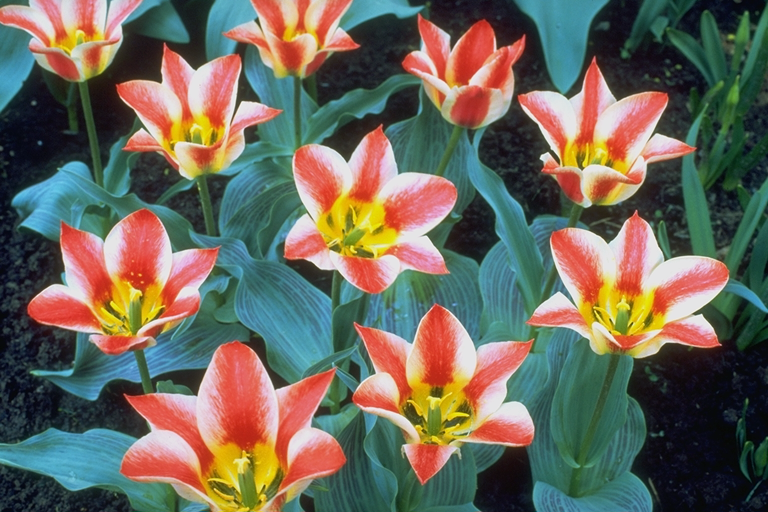
//> input picture proj2/output/decoded_image.ppm, 768 x 512 px
$ ./demo   (built with g++ and OpenCV 4)
//> lines starting //> are read from the running program, lines starting //| are printed output that depends on the picture
### proj2/bitStream.h
#ifndef BITSTREAM_H
#define BITSTREAM_H

#include <iostream>
#include <fstream>
#include <string>
#include <cstdint>

class bitStream {
private:
    char buffer = 0x00;
    int bufSize = 0;
    char rBuffer = 0x00;
    int rBufSize = 0;
    int currentByte = 0;

public:
    std::fstream fs;

    bitStream();
    ~bitStream();

    void openFile(const std::string &filename, std::ios::openmode mode);
    void writeBit(int bit);
    void flushBuffer();
    int readBit();
    void writeBits(uint64_t value, int n);
    uint64_t readBits(int n);
    void writeString(const std::string &s);
    std::string readString(int length);
};

#endif

### proj2/util/bitStream.h
#ifndef BITSTREAM_H
#define BITSTREAM_H

#include <iostream>
#include <fstream>
#include <string>
#include <cstdint>

class bitStream {
private:
    char buffer = 0x00;
    int bufSize = 0;
    char rBuffer = 0x00;
    int rBufSize = 0;
    int currentByte = 0;

public:
    std::fstream fs;

    bitStream();
    ~bitStream();

    void openFile(const std::string &filename, std::ios::openmode mode);
    bool isEndOfFile();
    void writeBit(int bit);
    void flushBuffer();
    int readBit();
    void writeBits(uint64_t value, int n);
    uint64_t readBits(int n);
    void writeString(const std::string &s);
    std::string readString(int length);
};

#endif

### proj2/util/golomb.h
#ifndef GOLOMB_H
#define GOLOMB_H

#include "bitStream.h"

class golomb {
private:
    int m;                // Golomb parameter
    bool useInterleaving; // Encoding mode: true for interleaving, false for sign/magnitude

    // Zigzag mapping: Converts signed integers to non-negative integers
    int zigzagEncode(int x);

    // Reverse zigzag mapping
    int zigzagDecode(int z);

public:
    golomb(int m, bool useInterleaving = true);

    void encode(int x, bitStream &bs);
    int decode(bitStream &bs);

    void setM(int newM);
};

#endif // GOLOMB_H

### proj2/image/imageCoder.h
#ifndef IMAGECODER_H
#define IMAGECODER_H

#include <opencv2/opencv.hpp>
#include <vector>
#include <string>
#include "../util/predictors.cpp"
#include "../util/golomb.h"
#include "../util/bitStream.h"

using namespace std;
using namespace cv;

class ImageCoder {
private:
    Predictors predictors;
    int mapToNonNegative(int n);
    int mapToSigned(int n);

public:
    int m;

    vector<vector<int>> calculateResiduals(const Mat& image, Predictors::Standards standard);

    void encodeWithGolomb(const vector<vector<int>>& residuals, const string& filename);

    vector<vector<int>> decodeWithGolomb(const string& filename);

    Mat reconstructImage(const vector<vector<int>>& residuals, Predictors::Standards standard);
};

#endif

### proj2/util/bitStream.cpp
#include "bitStream.h"
#include <stdexcept>
#include <bitset>

bitStream::bitStream() {}

bitStream::~bitStream() {
    if (fs.is_open()) {
        fs.close();
    }
}

void bitStream::openFile(const std::string &filename, std::ios::openmode mode) {
    fs.open(filename, mode);
    if (!fs.is_open()) {
        throw std::runtime_error("Failed to open file: " + filename);
    }
}

bool bitStream::isEndOfFile() {
    return fs.eof();
}

void bitStream::writeBit(int bit) {
    buffer = buffer | (bit << (7 - (bufSize % 8)));
    bufSize++;
    if (bufSize == 8) {
        fs.put(buffer);
        buffer = 0x00;
        bufSize = 0;
    }
}

void bitStream::flushBuffer() {
    if (bufSize > 0) {
        fs.put(buffer);
        buffer = 0x00;
        bufSize = 0;
    }
}

int bitStream::readBit() {
    if (rBufSize == 0) {
        fs.clear();
        fs.seekg(currentByte);
        fs.get(rBuffer);
        rBufSize = 8;
    }
    int bit = (rBuffer >> (rBufSize - 1)) & 1;
    rBufSize--;
    if (rBufSize == 0) {
        currentByte++;
    }
    return bit;
}

void bitStream::writeBits(uint64_t value, int n) {
    if (n <= 0 || n > 64) {
        throw std::invalid_argument("N must be between 0 and 64");
    }
    for (int i = n - 1; i >= 0; i--) {
        writeBit((value >> i) & 1);
    }
}

uint64_t bitStream::readBits(int n) {
    if (n <= 0 || n > 64) {
        throw std::invalid_argument("N must be between 0 and 64");
    }
    uint64_t value = 0;
    for (int i = 0; i < n; i++) {
        value = (value << 1) | readBit();
        if (rBufSize == 0 && fs.peek() != EOF) {
            fs.get(rBuffer);
            rBufSize = 8;
        }
    }
    return value;
}

// [14 lines left out: functions writeString, readString, not called in this run]

### proj2/util/golomb.cpp
#include "golomb.h"
#include <cmath>

golomb::golomb(int m, bool useInterleaving) : m(m), useInterleaving(useInterleaving) {}

int golomb::zigzagEncode(int x) {
    return x >= 0 ? 2 * x : -2 * x - 1;
}

int golomb::zigzagDecode(int z) {
    return (z % 2 == 0) ? (z / 2) : -((z + 1) / 2);
}

void golomb::encode(int x, bitStream &bs) {
    int mappedValue;
    if (useInterleaving) {
        mappedValue = zigzagEncode(x);
    } else {
        mappedValue = x >= 0 ? x : -x;
        bs.writeBit(x < 0);
    }

    int quotient = mappedValue / m;
    int remainder = mappedValue % m;

    for (int i = 0; i < quotient; ++i) {
        bs.writeBit(1);
    }
    bs.writeBit(0);

    int b = floor(log2(m));
    int cutoff = (1 << (b + 1)) - m;

    if (cutoff == 1) {
        bs.writeBits(remainder, b);
    } else {
        if (remainder < cutoff) {
            bs.writeBits(remainder, b);
        } else {
            bs.writeBits(remainder + cutoff, b + 1);
        }
    }
}

int golomb::decode(bitStream &bs) {
    int quotient = 0;
    int remainder = 0;
    int b = floor(log2(m));
    int cutoff = (1 << (b + 1)) - m;
    int sign;
    if(!useInterleaving){
        sign = bs.readBit();
    }

    while (bs.readBit() == 1) {
        quotient++;
    }

    int valueBeforeZigzag;
    if (cutoff == 1) {
        valueBeforeZigzag = bs.readBits(b);
    } else {
        remainder = bs.readBits(b);
        if (remainder < cutoff) {
            valueBeforeZigzag = remainder;
        } else {
            int remainder2 = bs.readBits(1);
            valueBeforeZigzag = remainder * 2 + remainder2 - cutoff;
        }
    }
    int decodedValue;
    if (useInterleaving) {
        valueBeforeZigzag = (valueBeforeZigzag + quotient * m);
        decodedValue = zigzagDecode(valueBeforeZigzag);
    } else {
        decodedValue = valueBeforeZigzag + quotient * m ;
        if(sign){
            decodedValue = -decodedValue;
        }
    }

    return decodedValue;
}

void golomb::setM(int newM) {
    m = newM;
}

### proj2/image/imageCoder.cpp
#include "imageCoder.h"
#include <cmath>
#include <algorithm>

int ImageCoder::mapToNonNegative(int n) {
    return (n >= 0) ? 2 * n : (-2 * n - 1);
}

int ImageCoder::mapToSigned(int n) {
    return (n % 2 == 0) ? (n / 2) : (-(n + 1) / 2);
}

vector<vector<int>> ImageCoder::calculateResiduals(const Mat& image, Predictors::Standards standard) {
    vector<vector<int>> residuals(image.channels());
    int rows = image.rows;
    int cols = image.cols;

    residuals[0].push_back(rows);
    residuals[0].push_back(cols);

    for (int c = 0; c < image.channels(); ++c) {
        residuals[c].reserve(rows * cols + 2);
        if (c > 0) {
            residuals[c].push_back(rows);
            residuals[c].push_back(cols);
        }

        for (int i = 0; i < rows; ++i) {
            for (int j = 0; j < cols; ++j) {
                uchar actual = image.at<Vec3b>(i, j)[c];
                int left = (j > 0) ? image.at<Vec3b>(i, j - 1)[c] : 0;
                int above = (i > 0) ? image.at<Vec3b>(i - 1, j)[c] : 0;
                int diag = (i > 0 && j > 0) ? image.at<Vec3b>(i - 1, j - 1)[c] : 0;

                int predicted = predictors.predictors(standard, left, above, diag);
                int residual = static_cast<int>(actual) - predicted;
                residuals[c].push_back(mapToNonNegative(residual));
            }
        }
    }
    return residuals;
}

void ImageCoder::encodeWithGolomb(const vector<vector<int>>& residuals, const string& filename) {
    bitStream bs;
    bs.openFile(filename, ios::out | ios::binary);

    int numChannels = residuals.size();
    bs.writeBits(numChannels, 8);

    for (const auto& channelResiduals : residuals) {
        bs.writeBits(channelResiduals[0], 16);
        bs.writeBits(channelResiduals[1], 16);

        double mean = 0.0;
        for (size_t i = 2; i < channelResiduals.size(); ++i) {
            mean += channelResiduals[i];
        }
        mean /= (channelResiduals.size() - 2);

        m = max(1, (int)round(-1 / log2(mean / (mean + 1))));
        m = 1 << (int)ceil(log2(m));

        bs.writeBits(m, 16);

        golomb golombCoder(m);
        for (size_t i = 2; i < channelResiduals.size(); ++i) {
            golombCoder.encode(channelResiduals[i], bs);
        }
    }

    bs.flushBuffer();
}

vector<vector<int>> ImageCoder::decodeWithGolomb(const string& filename) {
    bitStream bs;
    bs.openFile(filename, ios::in | ios::binary);

    int numChannels = bs.readBits(8);
    vector<vector<int>> residuals(numChannels);

    for (int c = 0; c < numChannels; ++c) {
        int rows = bs.readBits(16);
        int cols = bs.readBits(16);

        m = bs.readBits(16);
        golomb golombCoder(m);

        vector<int> channelResiduals;
        channelResiduals.push_back(rows);
        channelResiduals.push_back(cols);
        channelResiduals.reserve(rows * cols + 2);

        for (int i = 0; i < rows * cols; ++i) {
            int encoded = golombCoder.decode(bs);
            channelResiduals.push_back(mapToSigned(encoded));
        }
        residuals[c] = move(channelResiduals);
    }

    return residuals;
}

Mat ImageCoder::reconstructImage(const vector<vector<int>>& residuals, Predictors::Standards standard) {
    int rows = residuals[0][0];
    int cols = residuals[0][1];
    int channels = residuals.size();

    Mat reconstructed = Mat::zeros(rows, cols, CV_8UC3);

    for (int c = 0; c < channels; ++c) {
        int idx = 2;
        for (int i = 0; i < rows; ++i) {
            for (int j = 0; j < cols; ++j) {
                int left = (j > 0) ? reconstructed.at<Vec3b>(i, j - 1)[c] : 0;
                int above = (i > 0) ? reconstructed.at<Vec3b>(i - 1, j)[c] : 0;
                int diag = (i > 0 && j > 0) ? reconstructed.at<Vec3b>(i - 1, j - 1)[c] : 0;

                int predicted = predictors.predictors(standard, left, above, diag);
                int pixel = predicted + residuals[c][idx++];
                pixel = ((pixel % 256) + 256) % 256;
                reconstructed.at<Vec3b>(i, j)[c] = static_cast<uchar>(pixel);
            }
        }
    }
    return reconstructed;
}

// [55 lines of commented-out code are left out]

### proj2/tests/CompressionVerifier.cpp
#include <opencv2/opencv.hpp>
#include <iostream>
#include <fstream>
#include <vector>
#include <iomanip>
#include <cmath>
#include "../util/bitStream.h"

using namespace std;
using namespace cv;

class CompressionVerifier {
public:
    struct VerificationResults {
        bool isLossless;
        int totalPixels;
        int mismatchedPixels;
        double psnr;
        vector<int> channelDifferences;
        double compressionRatio;
    };

    VerificationResults verifyCompression(const Mat& original, const Mat& reconstructed, const string& encodedFile) {
        VerificationResults results;
        results.isLossless = true;
        results.totalPixels = original.rows * original.cols * original.channels();
        results.mismatchedPixels = 0;
        results.channelDifferences.resize(original.channels(), 0);

        // Calculate MSE for PSNR
        double mse = 0.0;

        for (int i = 0; i < original.rows; i++) {
            for (int j = 0; j < original.cols; j++) {
                for (int c = 0; c < original.channels(); c++) {
                    int originalVal = original.at<Vec3b>(i, j)[c];
                    int reconstructedVal = reconstructed.at<Vec3b>(i, j)[c];

                    if (originalVal != reconstructedVal) {
                        results.isLossless = false;
                        results.mismatchedPixels++;
                        results.channelDifferences[c]++;

                        double diff = originalVal - reconstructedVal;
                        mse += diff * diff;
                    }
                }
            }
        }

        // Calculate PSNR
        mse /= results.totalPixels;
        results.psnr = (mse > 0) ? 20 * log10(255.0 / sqrt(mse)) : INFINITY;

        // Calculate compression ratio
        ifstream encodedStream(encodedFile, ios::binary | ios::ate);
        double compressedSize = encodedStream.tellg();
        double originalSize = results.totalPixels;
        results.compressionRatio = originalSize / compressedSize;

        return results;
    }

    void printResults(const VerificationResults& results) {
        cout << "\n=== Compression Verification Results ===\n";
        cout << "Lossless: " << (results.isLossless ? "Yes" : "No") << "\n";
        cout << fixed << setprecision(2);

        if (!results.isLossless) {
            cout << "Total pixels: " << results.totalPixels << "\n";
            cout << "Mismatched pixels: " << results.mismatchedPixels << " ("
                 << (100.0 * results.mismatchedPixels / results.totalPixels) << "%)\n";
            cout << "PSNR: " << results.psnr << " dB\n";

            cout << "Channel differences:\n";
            for (size_t i = 0; i < results.channelDifferences.size(); i++) {
                cout << "Channel " << i << ": " << results.channelDifferences[i] << " pixels\n";
            }
        }

        cout << "Compression ratio: " << results.compressionRatio << ":1\n";
        cout << "Space saving: " << ((1 - 1/results.compressionRatio) * 100) << "%\n";
        cout << "========================================\n";
    }
};

### proj2/util/predictors.cpp
#include <algorithm>


using namespace std;

class Predictors {
public:
    enum Standards {
        JPEG_PL, //pixel left
        JPEG_PA, //pixel above
        JPEG_PAL, //pixel above left
        JPEG_ABC, //pixel considering three neighbour pixels
        JPEG_MBC, //median between pixel a and b, adjusted by c
        JPEG_LS //format JPEG-LS
    };

    int predictors(Standards standard, int a, int b, int c) {
        switch (standard) {
        case JPEG_PL:
            return a;
        case JPEG_PA:
            return b;
        case JPEG_PAL:
            return c;
        case JPEG_ABC:
            return a + b - c;
        case JPEG_MBC:
            return a + (b - c) / 2;
        case JPEG_LS: {
            int pred = a + b - c;
            int mini = min(a, b);
            int maxi = max(a, b);

            if (c >= maxi) {
                pred = mini;
            } else if (c <= mini) {
                pred = maxi;
            }

            return pred;
        }
        default:
            return 0;
        }
    }
};

### proj2/demo.cpp
#include <iostream>
#include <string>
#include "video/videoCoder.cpp"
#include "image/imageCoder.h"
#include "audio/audioCoding.cpp"
#include "tests/CompressionVerifier.cpp"

using namespace std;

size_t getFileSize(const string& filename) {
    ifstream file(filename, ios::binary | ios::ate);
    if (!file.is_open()) {
        cerr << "Error: Could not open file " << filename << ". File might not exist or is inaccessible." << endl;
        return 0;
    }
    size_t size = file.tellg();
    if (size == -1) {
        cerr << "Error: Could not retrieve size for file " << filename << endl;
        return 0;
    }
    return size;
}

string formatFileSize(size_t bytes) {
    const char* units[] = {"B", "KB", "MB", "GB"};
    int unitIndex = 0;
    double size = bytes;

    while (size >= 1024 && unitIndex < 3) {
        size /= 1024;
        unitIndex++;
    }

    stringstream ss;
    ss << fixed << setprecision(2) << size << " " << units[unitIndex];
    return ss.str();
}


int encodeImage(string inputFile, int predictor) {
    string encodedFile = "../proj2/output/encoded_image.bin";
    string outputPath = "../proj2/output/decoded_image.ppm";
    Mat image = imread(inputFile, IMREAD_COLOR);
    if (image.empty()) {
        cerr << "Error: Could not load the image." << endl;
        return -1;
    }

    ImageCoder coder;
    Predictors::Standards selectedPredictor;
    switch (predictor)
    {
    case 1:
        selectedPredictor = Predictors::JPEG_PL;
        break;
    case 2:
        selectedPredictor = Predictors::JPEG_PA;
        break;
    case 3:
        selectedPredictor = Predictors::JPEG_PAL;
        break;
    case 4:
        selectedPredictor = Predictors::JPEG_ABC;
        break;
    case 5:
        selectedPredictor = Predictors::JPEG_MBC;
        break;
    case 6:
        selectedPredictor = Predictors::JPEG_LS;
        break;

    default:
        cout << "Using default predictor (JPEG_PL)";
        selectedPredictor = Predictors::JPEG_PL;
        break;
    }


    // Encode
    vector<vector<int>> residuals = coder.calculateResiduals(image, selectedPredictor);
    coder.encodeWithGolomb(residuals, encodedFile);

    // Decode
    vector<vector<int>> decodedResiduals = coder.decodeWithGolomb(encodedFile);
    Mat reconstructed = coder.reconstructImage(decodedResiduals, selectedPredictor);

    // Save reconstructed image
    imwrite(outputPath, reconstructed);

    // Verify lossless compression
    Mat diff;
    absdiff(image, reconstructed, diff);

    // Check each channel separately
    vector<Mat> diffChannels;
    split(diff, diffChannels);

    int totalDiff = 0;
    for (int i = 0; i < 3; i++) {
        int channelDiff = countNonZero(diffChannels[i]);
        totalDiff += channelDiff;
        if (channelDiff > 0) {
            cout << "Channel " << i << " has " << channelDiff << " different pixels" << endl;
        }
    }

    if (totalDiff == 0) {
        cout << "Compression is lossless!" << endl;
    } else {
        cout << "Warning: Compression is lossy. Total different pixels: " << totalDiff << endl;
    }

    size_t originalSize = getFileSize(inputFile);
    size_t encodedSize = getFileSize(encodedFile);
    CompressionVerifier verifier;

    CompressionVerifier::VerificationResults results =
        verifier.verifyCompression(image, reconstructed, encodedFile);

    verifier.printResults(results);

    cout << "\n=======File Size Analysis:==============" << endl;
    cout << "Original Image: " << formatFileSize(originalSize)
         << " (" << originalSize << " bytes)" << endl;
    cout << "Encoded File:   " << formatFileSize(encodedSize)
         << " (" << encodedSize << " bytes)" << endl;
    cout << "========================================\n" << endl;

    // Display comparison
    Mat comparison;
    hconcat(image, reconstructed, comparison);

    imshow("Original (Left) vs Reconstructed (Right)", comparison);
    waitKey(0);
    return 0;
}

// [56 lines left out: functions encodeAudio, encodeVideo, not called in this run]

int main() {
  while (true)
  {
    int choice, predictor;
    string inputPath, fileName, bitrate;
    char lossyChoice;
    bool lossy = false;
    cout << "Select encoding type:" << endl;
    cout << "1. Image Encoding" << endl;
    cout << "2. Audio Encoding" << endl;
    cout << "3. Video Encoding" << endl;
    cout << "Enter your choice: ";
    cin >> choice;
//> the answer given: 1

    switch (choice) {
        case 1:
            cout << "Enter the image file name (has to be in /inputs/images)" << endl;
            cin >> fileName;
//> the answer given: output/decoded_image.ppm

            inputPath = "../proj2/input/images/" + fileName;
            cout << "Select a predictor from the following" << endl;
            cout << "1. JPEG_PL (Uses pixel to the left)" << endl;
            cout << "2. JPEG_PA (Uses pixel above)" << endl;
            cout << "3. JPEG_PAL (Uses pixel above and to the left)" << endl;
            cout << "4. JPEG_ABC (Uses three neighbour pixels, PL, PA & PAL)" << endl;
            cout << "5. JPEG_MBC (Uses median between PL & PA, adjusted by PAL )" << endl;
            cout << "6. JPEG_LS (Uses JPEG-LC format)" << endl;
            cin >> predictor;
//> the answer given: 3

            encodeImage(inputPath, predictor);
//> in encodeImage, image is the input picture: 512 rows x 768 cols, CV_8UC3; mean B, G, R 91.1, 104, 109.5
//> in encodeImage, `vector<vector<int>> residuals = coder.calculateResiduals(image, select..`: residuals = 3 items
//> in encodeWithGolomb, `int numChannels = residuals.size();`: numChannels = 3
//> the loop in writeBits, `for (int i = n - 1; i >= 0; i--)` made 8 passes
//> the loop in encodeWithGolomb, `for (const auto& channelResiduals : residuals)` made 3 passes
//> mean on passes 1 to 3: 20.06, 18.59, 14.54
//> after the loop in encodeWithGolomb, `for (const auto& channelResiduals : residuals)`: m = 16
//> after the loop in encodeImage, `for (int i = 0; i < 3; i++)`: totalDiff = 0
//> in verifyCompression, `results.psnr = (mse > 0) ? 20 * log10(255.0 / sqrt(mse)) : INFINITY;`: results.psnr = inf
//| Lossless: Yes
//| Compression ratio: 1.17:1
//| Space saving: 14.57%
//> in encodeImage, `hconcat(image, reconstructed, comparison);`:
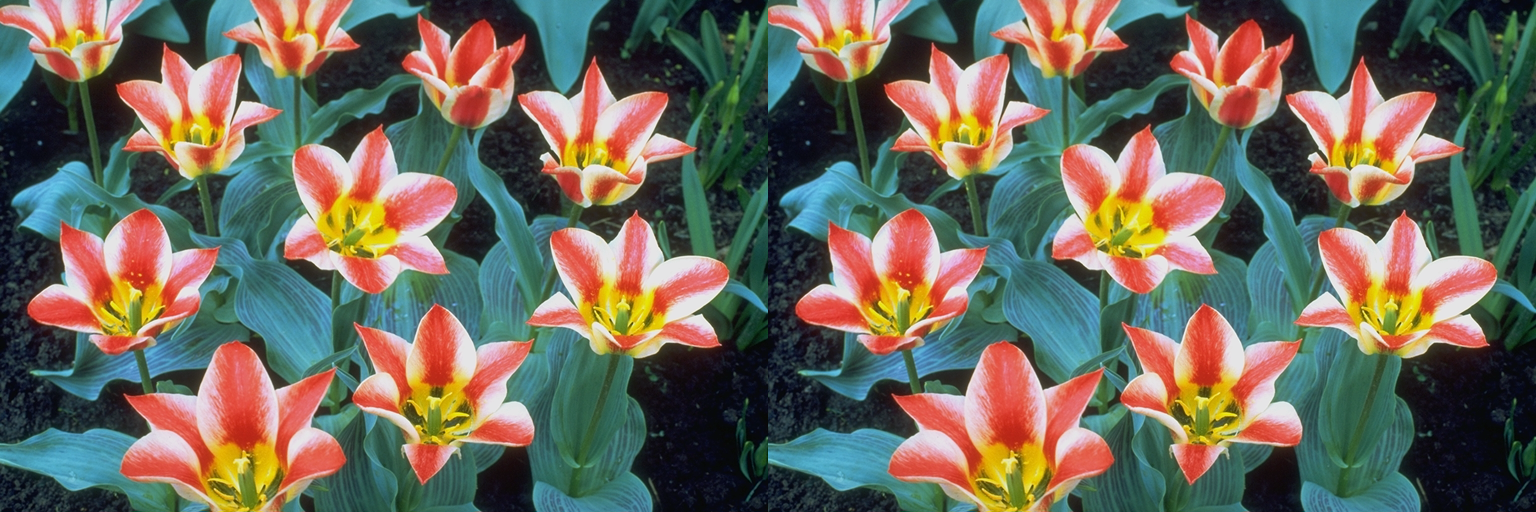
//> comparison: 512 rows x 1536 cols, CV_8UC3; mean B, G, R 91.1, 104, 109.5
            break;

        case 2:
            cout << "Enter the audio file name (has to be in /inputs/audios)" << endl;
            cin >> fileName;
            inputPath = "../proj2/input/audios/" + fileName;
            bitrate = "0.0";
            cout << "Do you want lossy encoding? (y/n): ";
            cin >> lossyChoice;

            if (lossyChoice == 'y' || lossyChoice == 'Y')   {
                lossy = true;
                cout << "What's the target bitrate: ";
                cin >> bitrate;
            }
            encodeAudio(inputPath,lossy,bitrate);
            break;

        case 3:
            cout << "Enter the video file name (has to be in /inputs/videos)" << endl;
            cin >> fileName;
            inputPath = "../proj2/input/videos/" + fileName;
            cout << "Do you want lossy encoding? (y/n): ";
            cin >> lossyChoice;

            if (lossyChoice == 'y' || lossyChoice == 'Y')   {
                lossy = true;
            }
            encodeVideo(inputPath, lossy);
            break;
        default:
            cout << "Invalid choice." << endl;
            continue;
    }
  }

    return 0;
}
